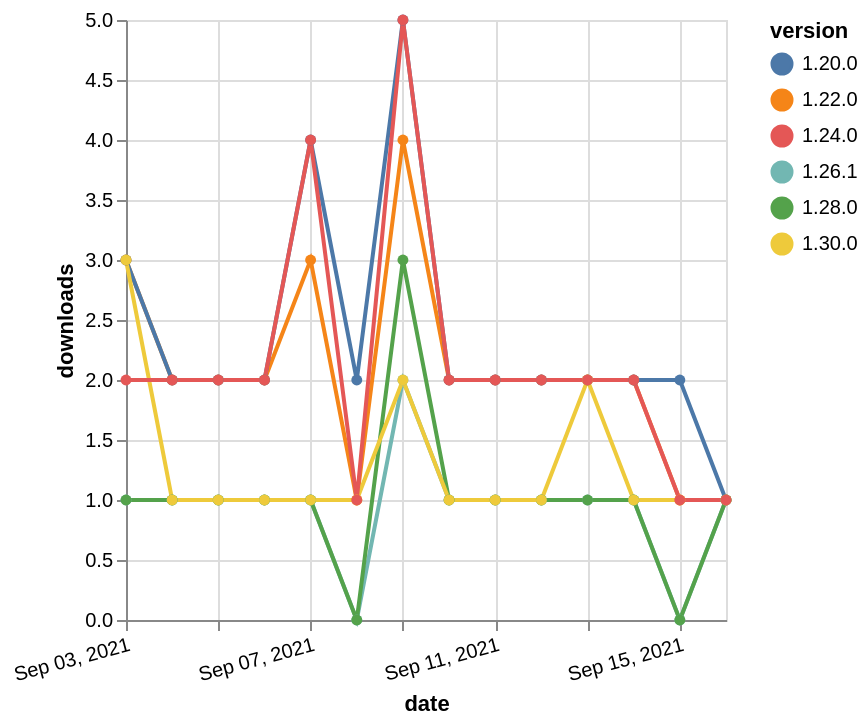

Express this chart as Vega-Lite.
### Vega-Lite specification from a JSON file in a GitHub repository (floating-point values rounded to 4 significant figures)
{"$schema": "https://vega.github.io/schema/vega-lite/v5.json", "description": "A simple bar chart with embedded data.", "data": {"values": [{"date": "2021-09-03", "total": 2613, "delta": 3, "version": "1.22.0"}, {"date": "2021-09-04", "total": 2615, "delta": 2, "version": "1.22.0"}, {"date": "2021-09-05", "total": 2617, "delta": 2, "version": "1.22.0"}, {"date": "2021-09-06", "total": 2619, "delta": 2, "version": "1.22.0"}, {"date": "2021-09-07", "total": 2622, "delta": 3, "version": "1.22.0"}, {"date": "2021-09-08", "total": 2623, "delta": 1, "version": "1.22.0"}, {"date": "2021-09-09", "total": 2627, "delta": 4, "version": "1.22.0"}, {"date": "2021-09-10", "total": 2629, "delta": 2, "version": "1.22.0"}, {"date": "2021-09-11", "total": 2631, "delta": 2, "version": "1.22.0"}, {"date": "2021-09-12", "total": 2633, "delta": 2, "version": "1.22.0"}, {"date": "2021-09-13", "total": 2635, "delta": 2, "version": "1.22.0"}, {"date": "2021-09-14", "total": 2637, "delta": 2, "version": "1.22.0"}, {"date": "2021-09-15", "total": 2638, "delta": 1, "version": "1.22.0"}, {"date": "2021-09-16", "total": 2639, "delta": 1, "version": "1.22.0"}, {"date": "2021-09-03", "total": 234, "delta": 1, "version": "1.26.1"}, {"date": "2021-09-04", "total": 235, "delta": 1, "version": "1.26.1"}, {"date": "2021-09-05", "total": 236, "delta": 1, "version": "1.26.1"}, {"date": "2021-09-06", "total": 237, "delta": 1, "version": "1.26.1"}, {"date": "2021-09-07", "total": 238, "delta": 1, "version": "1.26.1"}, {"date": "2021-09-08", "total": 238, "delta": 0, "version": "1.26.1"}, {"date": "2021-09-09", "total": 240, "delta": 2, "version": "1.26.1"}, {"date": "2021-09-10", "total": 241, "delta": 1, "version": "1.26.1"}, {"date": "2021-09-11", "total": 242, "delta": 1, "version": "1.26.1"}, {"date": "2021-09-12", "total": 243, "delta": 1, "version": "1.26.1"}, {"date": "2021-09-13", "total": 244, "delta": 1, "version": "1.26.1"}, {"date": "2021-09-14", "total": 245, "delta": 1, "version": "1.26.1"}, {"date": "2021-09-15", "total": 245, "delta": 0, "version": "1.26.1"}, {"date": "2021-09-16", "total": 246, "delta": 1, "version": "1.26.1"}, {"date": "2021-09-03", "total": 313, "delta": 1, "version": "1.28.0"}, {"date": "2021-09-04", "total": 314, "delta": 1, "version": "1.28.0"}, {"date": "2021-09-05", "total": 315, "delta": 1, "version": "1.28.0"}, {"date": "2021-09-06", "total": 316, "delta": 1, "version": "1.28.0"}, {"date": "2021-09-07", "total": 317, "delta": 1, "version": "1.28.0"}, {"date": "2021-09-08", "total": 317, "delta": 0, "version": "1.28.0"}, {"date": "2021-09-09", "total": 320, "delta": 3, "version": "1.28.0"}, {"date": "2021-09-10", "total": 321, "delta": 1, "version": "1.28.0"}, {"date": "2021-09-11", "total": 322, "delta": 1, "version": "1.28.0"}, {"date": "2021-09-12", "total": 323, "delta": 1, "version": "1.28.0"}, {"date": "2021-09-13", "total": 324, "delta": 1, "version": "1.28.0"}, {"date": "2021-09-14", "total": 325, "delta": 1, "version": "1.28.0"}, {"date": "2021-09-15", "total": 325, "delta": 0, "version": "1.28.0"}, {"date": "2021-09-16", "total": 326, "delta": 1, "version": "1.28.0"}, {"date": "2021-09-03", "total": 3260, "delta": 3, "version": "1.20.0"}, {"date": "2021-09-04", "total": 3262, "delta": 2, "version": "1.20.0"}, {"date": "2021-09-05", "total": 3264, "delta": 2, "version": "1.20.0"}, {"date": "2021-09-06", "total": 3266, "delta": 2, "version": "1.20.0"}, {"date": "2021-09-07", "total": 3270, "delta": 4, "version": "1.20.0"}, {"date": "2021-09-08", "total": 3272, "delta": 2, "version": "1.20.0"}, {"date": "2021-09-09", "total": 3277, "delta": 5, "version": "1.20.0"}, {"date": "2021-09-10", "total": 3279, "delta": 2, "version": "1.20.0"}, {"date": "2021-09-11", "total": 3281, "delta": 2, "version": "1.20.0"}, {"date": "2021-09-12", "total": 3283, "delta": 2, "version": "1.20.0"}, {"date": "2021-09-13", "total": 3285, "delta": 2, "version": "1.20.0"}, {"date": "2021-09-14", "total": 3287, "delta": 2, "version": "1.20.0"}, {"date": "2021-09-15", "total": 3289, "delta": 2, "version": "1.20.0"}, {"date": "2021-09-16", "total": 3290, "delta": 1, "version": "1.20.0"}, {"date": "2021-09-03", "total": 182, "delta": 3, "version": "1.30.0"}, {"date": "2021-09-04", "total": 183, "delta": 1, "version": "1.30.0"}, {"date": "2021-09-05", "total": 184, "delta": 1, "version": "1.30.0"}, {"date": "2021-09-06", "total": 185, "delta": 1, "version": "1.30.0"}, {"date": "2021-09-07", "total": 186, "delta": 1, "version": "1.30.0"}, {"date": "2021-09-08", "total": 187, "delta": 1, "version": "1.30.0"}, {"date": "2021-09-09", "total": 189, "delta": 2, "version": "1.30.0"}, {"date": "2021-09-10", "total": 190, "delta": 1, "version": "1.30.0"}, {"date": "2021-09-11", "total": 191, "delta": 1, "version": "1.30.0"}, {"date": "2021-09-12", "total": 192, "delta": 1, "version": "1.30.0"}, {"date": "2021-09-13", "total": 194, "delta": 2, "version": "1.30.0"}, {"date": "2021-09-14", "total": 195, "delta": 1, "version": "1.30.0"}, {"date": "2021-09-15", "total": 196, "delta": 1, "version": "1.30.0"}, {"date": "2021-09-16", "total": 197, "delta": 1, "version": "1.30.0"}, {"date": "2021-09-03", "total": 2477, "delta": 2, "version": "1.24.0"}, {"date": "2021-09-04", "total": 2479, "delta": 2, "version": "1.24.0"}, {"date": "2021-09-05", "total": 2481, "delta": 2, "version": "1.24.0"}, {"date": "2021-09-06", "total": 2483, "delta": 2, "version": "1.24.0"}, {"date": "2021-09-07", "total": 2487, "delta": 4, "version": "1.24.0"}, {"date": "2021-09-08", "total": 2488, "delta": 1, "version": "1.24.0"}, {"date": "2021-09-09", "total": 2493, "delta": 5, "version": "1.24.0"}, {"date": "2021-09-10", "total": 2495, "delta": 2, "version": "1.24.0"}, {"date": "2021-09-11", "total": 2497, "delta": 2, "version": "1.24.0"}, {"date": "2021-09-12", "total": 2499, "delta": 2, "version": "1.24.0"}, {"date": "2021-09-13", "total": 2501, "delta": 2, "version": "1.24.0"}, {"date": "2021-09-14", "total": 2503, "delta": 2, "version": "1.24.0"}, {"date": "2021-09-15", "total": 2504, "delta": 1, "version": "1.24.0"}, {"date": "2021-09-16", "total": 2505, "delta": 1, "version": "1.24.0"}]}, "width": "container", "mark": {"type": "line", "point": {"filled": true}}, "encoding": {"x": {"field": "date", "type": "temporal", "timeUnit": "yearmonthdate", "title": "date", "axis": {"labelAngle": -15}}, "y": {"field": "delta", "type": "quantitative", "title": "downloads"}, "color": {"field": "version", "type": "nominal"}, "tooltip": {"field": "delta"}}}
